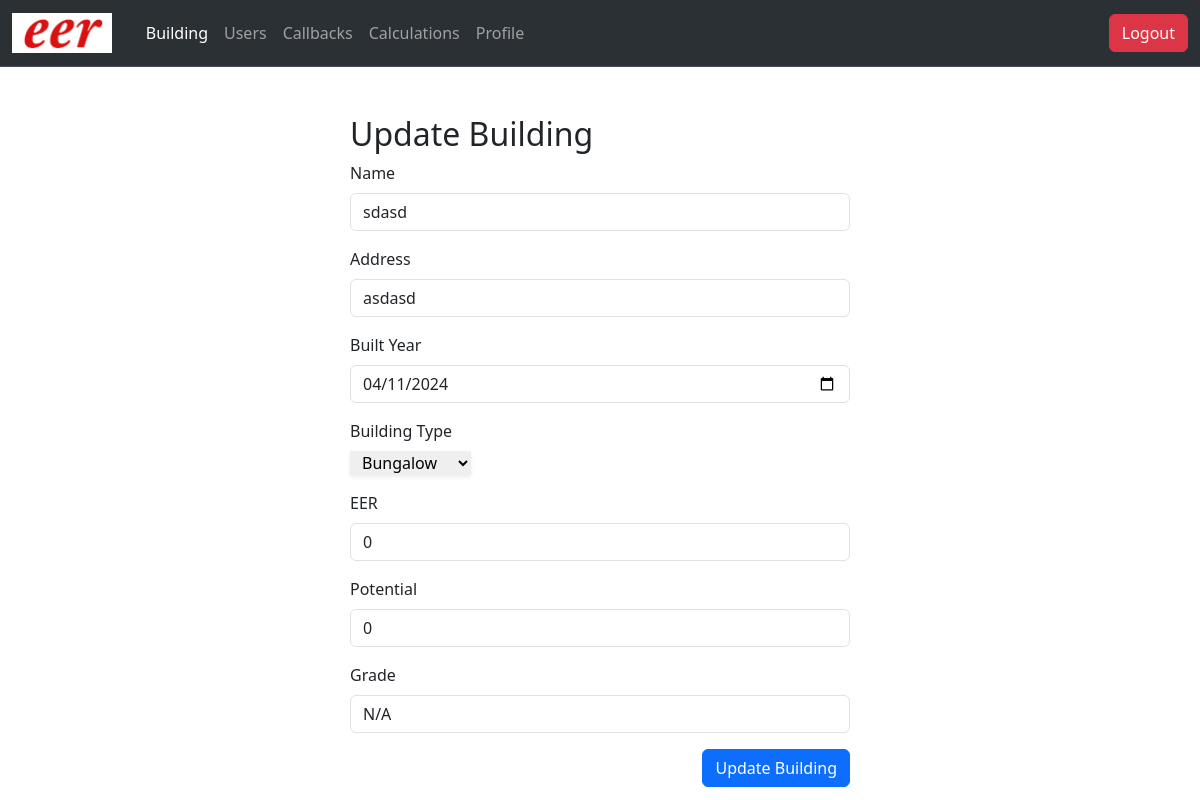
/admin/edit_building.php?id=19 (signed in), run on the app's committed database.
### tables this page shows
CREATE TABLE `building` (
  `id` int(11) NOT NULL,
  `user_id` int(11) DEFAULT NULL,
  `name` text DEFAULT NULL,
  `BuildingAddress` varchar(1000) DEFAULT NULL,
  `Building_Type` text DEFAULT NULL,
  `built_year` date DEFAULT NULL,
  `eer` text DEFAULT NULL,
  `potential` text DEFAULT NULL,
  `grade` text DEFAULT NULL,
  `created_at` datetime DEFAULT NULL
);

### admin/edit_building.php (the view, shortened to what this page needs)
<?php
include "../php/db.php";
  $id = $_GET['id'];
$calculations_data = mysqli_query($conn, "SELECT * FROM `building` WHERE `id`=$id");
$data = mysqli_fetch_assoc($calculations_data);
?>
<!doctype html>
<html lang="en">
  <head>
    <link href="https://cdn.jsdelivr.net/npm/bootstrap@5.3.3/dist/css/bootstrap.min.css" rel="stylesheet">
    <link rel="stylesheet" href="https://cdn.datatables.net/2.0.2/css/dataTables.dataTables.min.css">
</head>
<body>
    <?php include("header.php"); ?>
   <div style="max-width: 500px" class=" mx-auto mt-5">
    <div class="d-flex justify-content-between">
<div><h2>Update Building</h2></div>
    </div>
    <form method="post">
    <div class="mb-3">
    <label for="name" class="form-label">Name</label>
    <input type="text" name="name" class="form-control" id="name" value="<?=$data['name']?>" required>
  </div>
  <div class="mb-3">
    <label for="address" class="form-label">Address</label>
    <input type="text" name="BuildingAddress" class="form-control" id="BuildingAddress" value="<?=$data['BuildingAddress']?>" required>
  </div>
  <div class="mb-3">
    <label for="built_year" class="form-label">Built Year</label>
    <input type="date" name="built_year" class="form-control" id="built_year"  value="<?=$data['built_year']?>" required>
  </div>
  <label for="Building_Type" class="form-label">Building Type</label>
  <div class="mb-3">
  <select id="Building_Type" name="Building_Type" class="block w-full rounded-md border-0 py-1.5 px-2 text-gray-900 shadow-sm ring-1 ring-inset ring-gray-300 placeholder:text-gray-400 focus:ring-2 focus:ring-inset focus:ring-indigo-600 sm:text-sm sm:leading-6">
      <option value="Bungalow">Bungalow</option>
      </select>
    </div>
  <div class="mb-3">
    <label for="eer" class="form-label">EER</label>
    <input type="text" name="eer" class="form-control" id="eer"  value="<?=$data['eer']?>" required>
  </div>
  <div class="mb-3">
    <label for="potential" class="form-label">Potential</label>
    <input type="text" name="potential" class="form-control" id="potential"  value="<?=$data['potential']?>" required>
  </div>
  <div class="mb-3">
    <label for="grade" class="form-label">Grade</label>
    <input type="text" name="grade" class="form-control" id="grade"  value="<?=$data['grade']?>" required>
  </div>
  <div class="w-full d-flex justify-content-end">
  <button type="submit" name="update_building" class="btn btn-primary">Update Building</button>
  </div>
</form>
   </div>
   <?php include("footer.php"); ?>

### data on the page
building: name "sdasd", BuildingAddress "asdasd", built_year "04/11/2024", eer "0", potential "0", grade "N/A"
